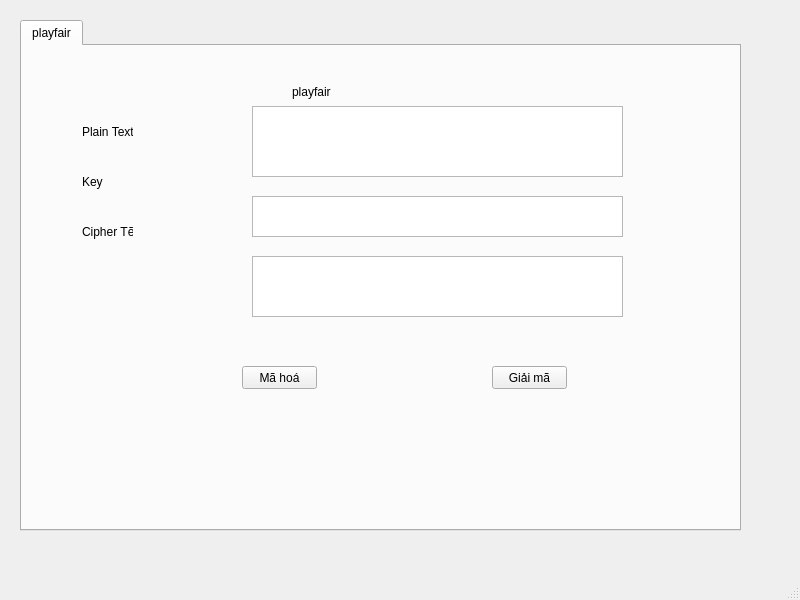
<?xml version="1.0" encoding="UTF-8"?>
<ui version="4.0">
 <class>MainWindow</class>
 <widget class="QMainWindow" name="MainWindow">
  <property name="geometry">
   <rect>
    <x>0</x>
    <y>0</y>
    <width>800</width>
    <height>600</height>
   </rect>
  </property>
  <property name="windowTitle">
   <string>MainWindow</string>
  </property>
  <widget class="QWidget" name="centralwidget">
   <widget class="QTabWidget" name="playfair">
    <property name="geometry">
     <rect>
      <x>20</x>
      <y>20</y>
      <width>721</width>
      <height>511</height>
     </rect>
    </property>
    <property name="currentIndex">
     <number>0</number>
    </property>
    <widget class="QWidget" name="tab">
     <attribute name="title">
      <string>playfair</string>
     </attribute>
     <widget class="QLabel" name="label">
      <property name="geometry">
       <rect>
        <x>60</x>
        <y>70</y>
        <width>51</width>
        <height>31</height>
       </rect>
      </property>
      <property name="text">
       <string>Plain Text</string>
      </property>
     </widget>
     <widget class="QLabel" name="label_2">
      <property name="geometry">
       <rect>
        <x>60</x>
        <y>120</y>
        <width>51</width>
        <height>31</height>
       </rect>
      </property>
      <property name="text">
       <string>Key</string>
      </property>
     </widget>
     <widget class="QLabel" name="label_3">
      <property name="geometry">
       <rect>
        <x>60</x>
        <y>170</y>
        <width>51</width>
        <height>31</height>
       </rect>
      </property>
      <property name="text">
       <string>Cipher Tẽt</string>
      </property>
     </widget>
     <widget class="QLabel" name="label_4">
      <property name="geometry">
       <rect>
        <x>270</x>
        <y>30</y>
        <width>111</width>
        <height>31</height>
       </rect>
      </property>
      <property name="text">
       <string>playfair</string>
      </property>
     </widget>
     <widget class="QTextEdit" name="txt_plain">
      <property name="geometry">
       <rect>
        <x>230</x>
        <y>60</y>
        <width>371</width>
        <height>71</height>
       </rect>
      </property>
     </widget>
     <widget class="QTextEdit" name="txt_key">
      <property name="geometry">
       <rect>
        <x>230</x>
        <y>150</y>
        <width>371</width>
        <height>41</height>
       </rect>
      </property>
     </widget>
     <widget class="QTextEdit" name="txt_cipher">
      <property name="geometry">
       <rect>
        <x>230</x>
        <y>210</y>
        <width>371</width>
        <height>61</height>
       </rect>
      </property>
     </widget>
     <widget class="QPushButton" name="btn_encrypt">
      <property name="geometry">
       <rect>
        <x>220</x>
        <y>320</y>
        <width>75</width>
        <height>23</height>
       </rect>
      </property>
      <property name="text">
       <string>Mã hoá</string>
      </property>
     </widget>
     <widget class="QPushButton" name="btn_decrypt">
      <property name="geometry">
       <rect>
        <x>470</x>
        <y>320</y>
        <width>75</width>
        <height>23</height>
       </rect>
      </property>
      <property name="text">
       <string>Giải mã</string>
      </property>
     </widget>
    </widget>
   </widget>
  </widget>
  <widget class="QMenuBar" name="menubar">
   <property name="geometry">
    <rect>
     <x>0</x>
     <y>0</y>
     <width>800</width>
     <height>21</height>
    </rect>
   </property>
  </widget>
  <widget class="QStatusBar" name="statusbar"/>
 </widget>
 <resources/>
 <connections/>
</ui>
